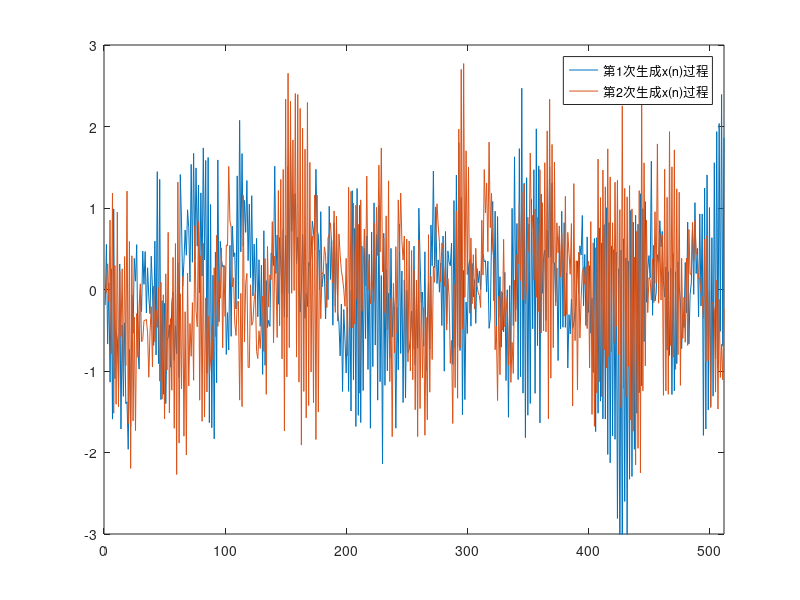
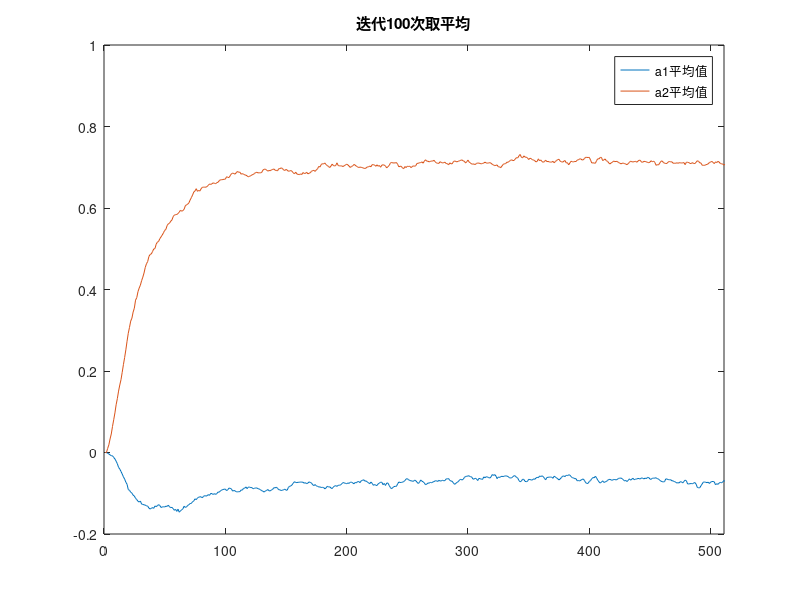
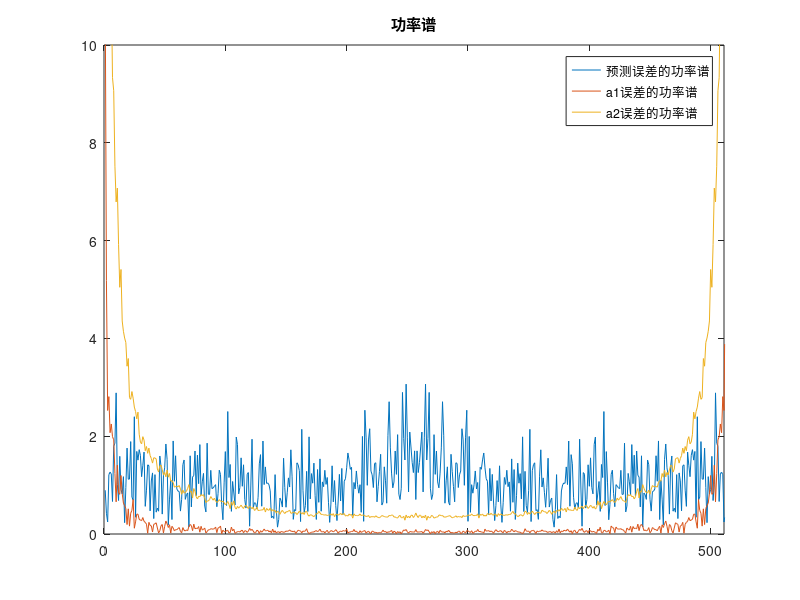
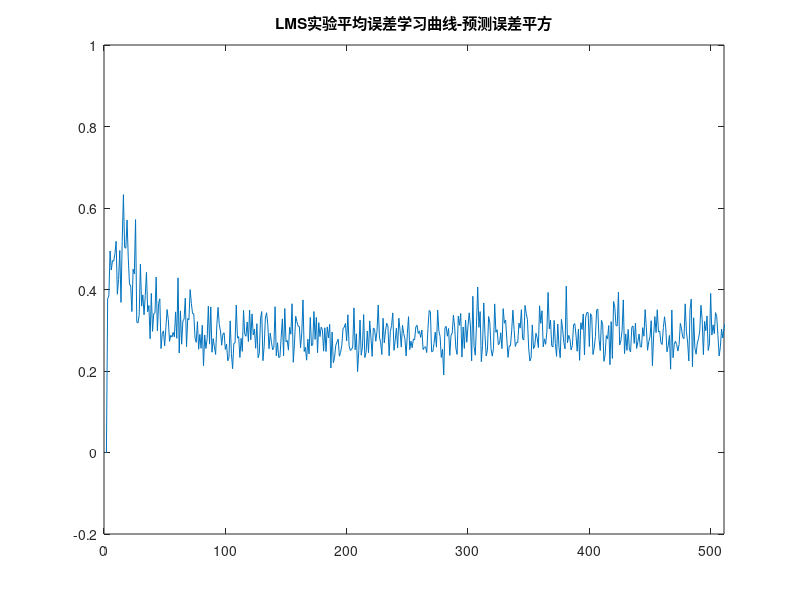

MATLAB code to generate these figures, in order:
clc;
clear all;
close all;

N=512;%采样点数
epoch=100;%迭代次数
a1=0.1;a2=-0.8;%默认参数
step=0.05;%LMS算法步长
R=2;%滤波器阶数
h_all=zeros(2,N,epoch);%存放每次实验的a1,a2
en_all=zeros(1,N,epoch);%存放每次实验的误差
Jn_all=zeros(1,N,epoch);%100次实验的J(n)
figure;
for i=1:2
    v=sqrt(0.27)*randn(1,N);%方差为0.27，均值为0的白噪声
    x=zeros(1,N);
    x(1)=v(1);
    x(2)=-a1*x(1)+v(2);
    for j=3:N
        x(j)=-a1*x(j-1)-a2*x(j-2)+v(j);
    end
    plot(x);axis([0 N -3 3]); hold on;
end
legend('第1次生成x(n)过程','第2次生成x(n)过程');

for i=1:epoch
    v=sqrt(0.27)*randn(1,N);
    x=zeros(1,N); 
    h=[0;0];
    x(1)=v(1);
    x(2)=-a1*x(1)+v(2);
    for j=3:N
        x(j)=-a1*x(j-1)-a2*x(j-2)+v(j);
    end
    for j=3:N
        e=x(j)-h'*x(j-1:-1:j-2)';
        h=h+step*e*x(j-1:-1:j-2)';
        h_all(1,j,i)=h(1,1);
        h_all(2,j,i)=h(2,1);
        en_all(:,j,i)=e;
        Jn_all(1,j,i)=e^2;
    end
end

h_average=zeros(2,N);
E=zeros(2,N);
en_average=zeros(1,N);
Jn_average=zeros(1,N);
for i=1:N
     h_average(1,i)=sum( h_all(1,i,:))/epoch;
     E(1,i)=-a1- h_average(1,i);
     h_average(2,i)=sum(h_all(2,i,:))/epoch;
     E(2,i)=-a2-h_average(2,i);
     en_average(1,i)=sum(en_all(1,i,:))/epoch;
     Jn_average(1,i)=sum(Jn_all(1,i,:))/epoch;
end

en_fft=fft(en_average(1,:));
E1_fft=fft(E(1,:));
E2_fft=fft(E(2,:));

figure;
plot(1:N,h_average(1,:),1:N,h_average(2,:));axis([0 N-1 -0.2 1]);
title('迭代100次取平均');legend('a1平均值','a2平均值');
figure;
plot(1:N,abs(en_fft),1:N,abs(E1_fft),1:N,abs(E2_fft));
title('功率谱');axis([0 N-1 0 10]);
legend('预测误差的功率谱','a1误差的功率谱','a2误差的功率谱');
figure;
plot(1:N,Jn_average(1,:));
title('LMS实验平均误差学习曲线-预测误差平方');axis([0 N-1 -0.2 1]);